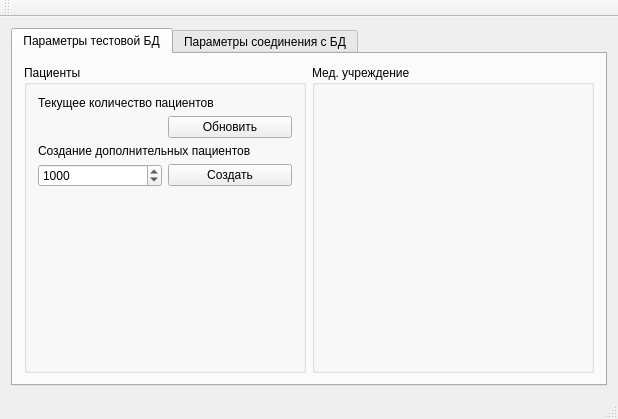
<?xml version="1.0" encoding="UTF-8"?>
<ui version="4.0">
 <class>MainWindow</class>
 <widget class="QMainWindow" name="MainWindow">
  <property name="geometry">
   <rect>
    <x>0</x>
    <y>0</y>
    <width>618</width>
    <height>419</height>
   </rect>
  </property>
  <property name="windowTitle">
   <string>MainWindow</string>
  </property>
  <widget class="QWidget" name="centralWidget">
   <layout class="QVBoxLayout" name="verticalLayout">
    <item>
     <widget class="QTabWidget" name="tabWidget">
      <property name="currentIndex">
       <number>0</number>
      </property>
      <widget class="QWidget" name="tab">
       <attribute name="title">
        <string>Параметры тестовой БД</string>
       </attribute>
       <layout class="QHBoxLayout" name="horizontalLayout">
        <item>
         <widget class="QGroupBox" name="groupBox">
          <property name="title">
           <string>Пациенты</string>
          </property>
          <layout class="QGridLayout" name="gridLayout_2">
           <item row="0" column="0" colspan="2">
            <widget class="QLabel" name="label">
             <property name="text">
              <string>Текущее количество пациентов</string>
             </property>
            </widget>
           </item>
           <item row="1" column="0">
            <widget class="QLabel" name="m_patientsCount">
             <property name="text">
              <string/>
             </property>
            </widget>
           </item>
           <item row="1" column="1">
            <widget class="QPushButton" name="m_updatePatientsCount">
             <property name="text">
              <string>Обновить</string>
             </property>
            </widget>
           </item>
           <item row="4" column="0" colspan="2">
            <spacer name="verticalSpacer">
             <property name="orientation">
              <enum>Qt::Vertical</enum>
             </property>
             <property name="sizeHint" stdset="0">
              <size>
               <width>20</width>
               <height>40</height>
              </size>
             </property>
            </spacer>
           </item>
           <item row="2" column="0" colspan="2">
            <widget class="QLabel" name="label_3">
             <property name="text">
              <string>Создание дополнительных пациентов</string>
             </property>
            </widget>
           </item>
           <item row="3" column="0">
            <widget class="QSpinBox" name="m_createPatientsCount">
             <property name="minimum">
              <number>1</number>
             </property>
             <property name="maximum">
              <number>100000</number>
             </property>
             <property name="singleStep">
              <number>100</number>
             </property>
             <property name="value">
              <number>1000</number>
             </property>
            </widget>
           </item>
           <item row="3" column="1">
            <widget class="QPushButton" name="m_createPatients">
             <property name="text">
              <string>Создать</string>
             </property>
            </widget>
           </item>
          </layout>
         </widget>
        </item>
        <item>
         <widget class="QGroupBox" name="groupBox_2">
          <property name="title">
           <string>Мед. учреждение</string>
          </property>
         </widget>
        </item>
       </layout>
      </widget>
      <widget class="QWidget" name="tab_2">
       <attribute name="title">
        <string>Параметры соединения с БД</string>
       </attribute>
       <layout class="QFormLayout" name="formLayout">
        <property name="fieldGrowthPolicy">
         <enum>QFormLayout::AllNonFixedFieldsGrow</enum>
        </property>
        <item row="0" column="0">
         <widget class="QLabel" name="label_2">
          <property name="text">
           <string>Имя хоста</string>
          </property>
         </widget>
        </item>
        <item row="0" column="1">
         <widget class="QLineEdit" name="m_hostname"/>
        </item>
        <item row="1" column="0">
         <widget class="QLabel" name="label_4">
          <property name="text">
           <string>Порт</string>
          </property>
         </widget>
        </item>
        <item row="1" column="1">
         <widget class="QSpinBox" name="m_port">
          <property name="maximum">
           <number>100000</number>
          </property>
         </widget>
        </item>
        <item row="3" column="0">
         <widget class="QLabel" name="label_5">
          <property name="text">
           <string>Имя БД</string>
          </property>
         </widget>
        </item>
        <item row="3" column="1">
         <widget class="QLineEdit" name="m_databasename"/>
        </item>
        <item row="5" column="0">
         <widget class="QLabel" name="label_6">
          <property name="text">
           <string>Имя пользователя БД</string>
          </property>
         </widget>
        </item>
        <item row="5" column="1">
         <widget class="QLineEdit" name="m_login"/>
        </item>
       </layout>
      </widget>
     </widget>
    </item>
   </layout>
  </widget>
  <widget class="QStatusBar" name="m_statusBar"/>
  <widget class="QToolBar" name="m_toolbar">
   <property name="windowTitle">
    <string>toolBar</string>
   </property>
   <attribute name="toolBarArea">
    <enum>TopToolBarArea</enum>
   </attribute>
   <attribute name="toolBarBreak">
    <bool>false</bool>
   </attribute>
  </widget>
 </widget>
 <layoutdefault spacing="6" margin="11"/>
 <resources/>
 <connections/>
</ui>
